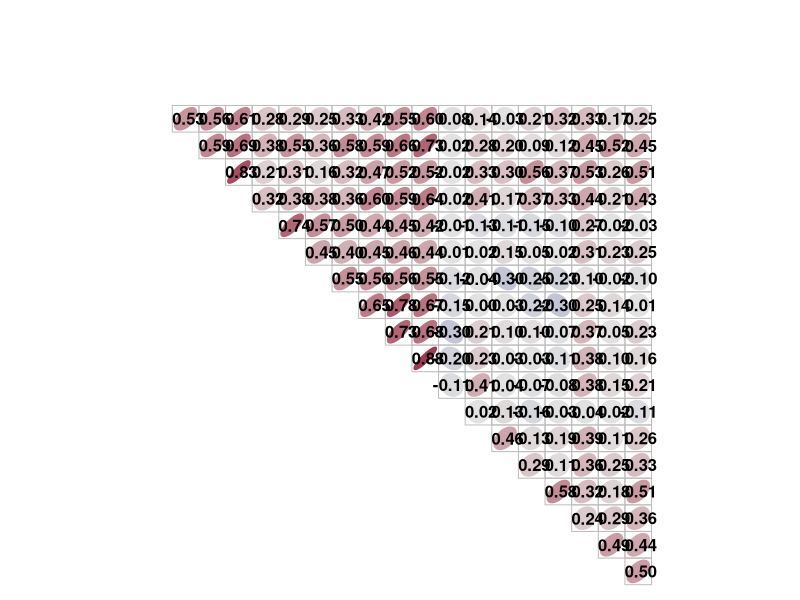

Recreate this plot in R. (Note: this script raises an error after producing the figure.)
suppressMessages(library(corrplot)) # 0.84
suppressMessages(library(tidyverse)) # 1.3.0
suppressMessages(library(colorspace)) # 1.4.1

# From qdap v2.4.3
# https://cran.r-project.org/web/packages/qdap/index.html
.multigsub <-
  function (pattern, replacement, text.var, leadspace = FALSE, 
            trailspace = FALSE, fixed = TRUE, trim = TRUE, order.pattern = fixed, 
            ...) {
    
    if (leadspace | trailspace) replacement <- spaste(replacement, trailing = trailspace, leading = leadspace)
    
    if (fixed && order.pattern) {
      ord <- rev(order(nchar(pattern)))
      pattern <- pattern[ord]
      if (length(replacement) != 1) replacement <- replacement[ord]
    }
    if (length(replacement) == 1) replacement <- rep(replacement, length(pattern))
    
    for (i in seq_along(pattern)){
      text.var <- gsub(pattern[i], replacement[i], text.var, fixed = fixed, ...)
    }
    
    if (trim) text.var <- gsub("\\s+", " ", gsub("^\\s+|\\s+$", "", text.var, perl=TRUE), perl=TRUE)
    text.var
}

df <- read.csv("../results/naive_plot_counts.csv", header = TRUE, check.names = FALSE)

contrast <- "d23-d22$"

sample_of_interest <- grep(contrast, colnames(df), value=TRUE)

df <- df %>% select(Gene,one_of(sample_of_interest))
row.names(df) <- df$Gene
df$Gene <- NULL

converter_in  <- c("alpha","beta","gamma","delta","IL-12IL-23p40")
converter_out <- c("a","b","g","d","p40")

rownames(df) <- .multigsub(converter_in,converter_out,rownames(df))

df <- as.data.frame(t(as.matrix(df)))

# Remove
#remove bad columns
filter <- apply(df, 2, function(z) all(is.na(z)))
df <- df[,!filter]
# Remove
filter <- apply(df,1,function(z) any(is.na(z)))
df <- df[!filter,]

M <- cor(df, method = "spearman")
p.mat <- cor.mtest(df)$p

p.mat <- matrix(p.adjust(c(p.mat)), nrow=nrow(p.mat), byrow=FALSE)
col <- diverging_hcl(n=200, palette="Blue-Red")


imageWidth = 1300
imageHeight = 1300
dpi = 300

png(
  filename="../plots/corrplot_d23vd22.png",
  width=imageWidth,
  height=imageHeight,
  units="px",
  pointsize=4,
  bg="white",
  res=dpi,
  type="cairo")

p <- corrplot(M, method = "ellipse", col = col,
              type = "upper", order = "hclust", number.cex = 1, number.font=2,
              addCoef.col = "black", # Add coefficient of correlation
              tl.col = "black", tl.srt = 90, tl.cex=1.5, # Text label color and rotation
              # Combine with significance
              p.mat = p.mat, sig.level = 0.01, insig = "blank", 
              # hide correlation coefficient on the principal diagonal
              diag = FALSE,cl.cex = 2)

p

dev.off()

df <- df %>% rownames_to_column("patient_id")
write.csv(df, "../results/corrplot_d23vd22.csv", row.names = FALSE, quote = FALSE)
